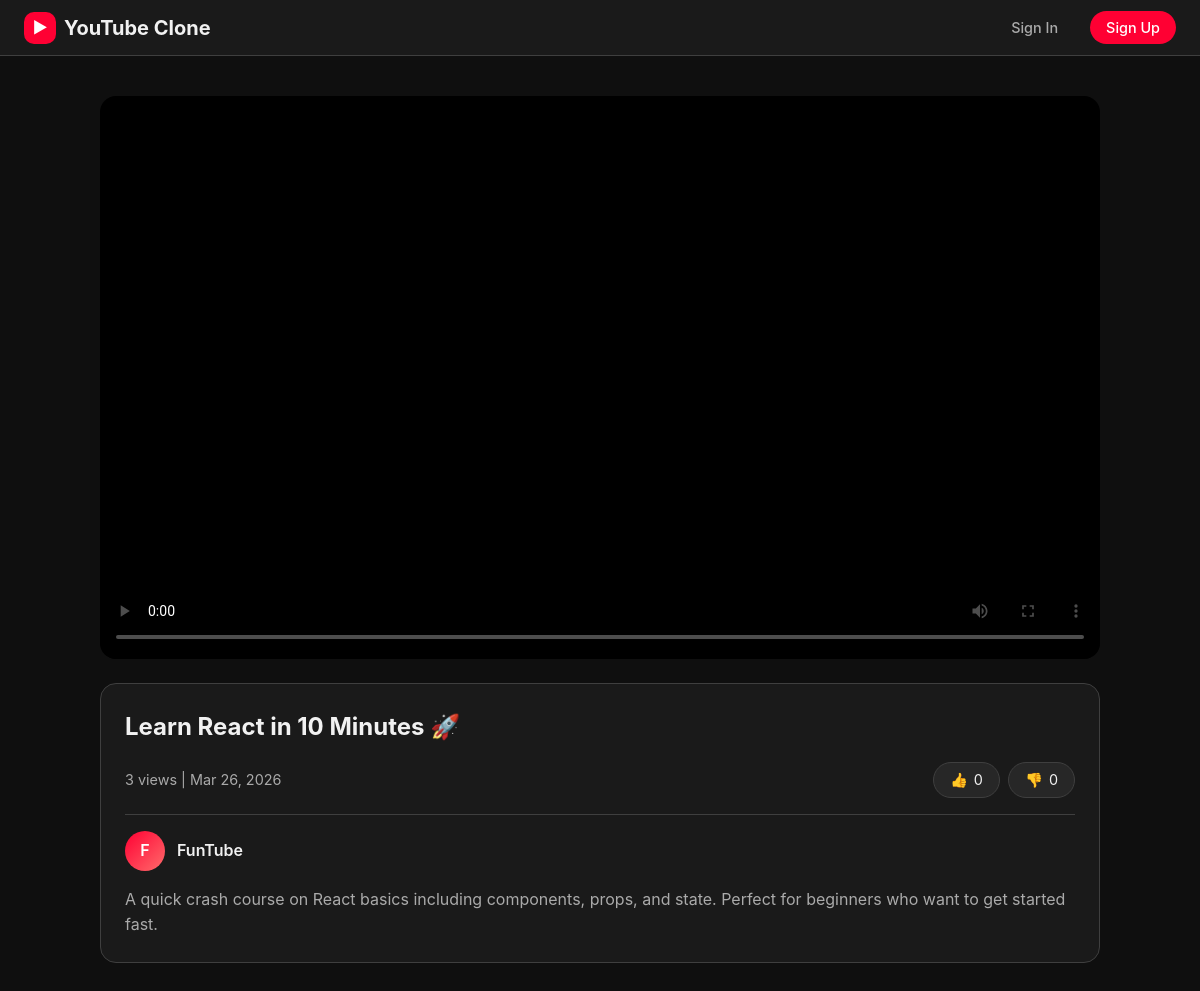
Page /6 on the committed database.
### videos/models.py (models this page shows, shortened)
class Video(models.Model):
    user = models.ForeignKey(User, on_delete=models.CASCADE, related_name="videos")
    title = models.CharField(max_length=120)
    description = models.TextField(blank=True)
    file_id = models.CharField(max_length=200)
    video_url = models.URLField(max_length=500)
    thumbnail_url = models.URLField(max_length=500, blank=True)
    views = models.PositiveIntegerField(default=0)
    likes = models.PositiveIntegerField(default=0)
    dislikes = models.PositiveIntegerField(default=0)
    created_at = models.DateTimeField(auto_now_add=True)
    updated_at = models.DateTimeField(auto_now=True)
    class Meta:
        ordering = ["-created_at"]
    @property  #video.display_thumbnail_url -> Decide which thumbnail to show
    def display_thumbnail_url(self):
        if self.thumbnail_url and "/thumbnails/" in self.thumbnail_url:
            return add_image_watermark(self.thumbnail_url, self.user.username)
        return self.generated_thumbnail_url
    @property #Convert raw video URL into a streamable format
    def streaming_url(self):
        if not self.video_url:
            return ""
        return get_streaming_url(self.video_url)
    @property #Return a compressed / optimized version of video
    def optimized_url(self):
        if not self.video_url:
            return ""
        return get_optimized_video_url(self.video_url)

### videos/views.py (the view)
# urls.py: path("<int:video_id>", views.video_detail, name="detail"),
def video_detail(request, video_id):
    video = get_object_or_404(Video.objects, id=video_id)
    video.views += 1
    video.save(update_fields=["views"])
    user_vote = None
    if request.user.is_authenticated:
        like = VideoLike.objects.filter(user=request.user, video=video).first()
        if like:
            user_vote = like.value
    return render(request, "videos/detail.html", {"video": video, "user_vote": user_vote})

### videos/imagekit_client.py (called while the page is built)
def _get_watermark_transformation(username: str):
    return (
        "l-text,",      #documentation
        f"i-{username},",
        "lfo-bottom_left,",
        "lx-10,ly-10,",
        "fs-32,",
        "co-FFFFFF,",
        "bg-00000060,",
        "pa-4_8,",
        "l-end"
    )

def get_optimized_video_url(base_url: str) -> str: #getting url for loading the video
    if "?" in base_url:
        return f"{base_url}&tr=q-50,f-auto" #optimizatiion parameter for fast loading of video, refer docs of imagekit
    return f"{base_url}?tr=q-50,f-auto"

def get_streaming_url(base_url: str) -> str:      #ABS in imagekit -> Application bitrate streaming setting
    return f"{base_url}/ik-master.m3u8?tr=sr-240_360_480_720_1080"

def add_image_watermark(
        base_url: str, username: str = None
) -> str:
    transformations = "".join(_get_watermark_transformation(username))
    return f"{base_url}?tr={transformations}"

### videos/templates/videos/detail.html (shortened to what this page needs)
{% extends 'base.html' %}
{% load static %}
{% block extra_css %}
<link rel="stylesheet" href="{% static 'css/videos.css' %}">
<link rel="stylesheet" href="{% static 'css/videoplayer.css' %}">
{% endblock %}
{% block content %}
<div class="video-player-container">
    <div class="video-player">
        <video id="video-player" controls preload="none" poster="{{ video.display_thumbnail_url }}"></video>
    </div>
    <div class="video-details">
        <h1>{{ video.title }}</h1>
        <div class="video-stats">
            <span class="video-stats-left">{{ video.views }} views | {{ video.created_at|date:"M d, Y" }}</span>
            <div class="video-actions">
                <button class="vote-btn {% if user_vote == 1 %}active{% endif %}" data-vote="like" onclick="vote({{ video.id }}, 'like')">
                    👍 <span id="like-count">{{ video.likes }}</span>
                </button>
                <button class="vote-btn {% if user_vote == -1 %}active{% endif %}" data-vote="dislike" onclick="vote({{ video.id }}, 'dislike')">
                    👎 <span id="dislike-count">{{ video.dislikes }}</span>
                </button>
            </div>
        </div>
        <div class="video-channel">
            <div class="channel-avatar">{{ video.user.username|slice:":1"}}</div>
            <a href="{% url 'videos:channel' video.user.username %}" class="channel-name">{{ video.user.username }}</a>
        </div>
        {% if video.description %}
        <p class="video-description">{{ video.description }}</p>
        {% endif %}
    </div>
</div>
{% endblock %}

### templates/base.html (shortened to what this page needs)
{% load static %} {% comment %} django uses jings template engine {% endcomment %}
<!doctype html>
<html lang="en">
  <head>
    <link rel="stylesheet" href="{% static 'css/variables.css' %}" />
    <link rel="stylesheet" href="{% static 'css/base.css' %}" />
    <link rel="stylesheet" href="{% static 'css/navbar.css' %}" />
    <link rel="stylesheet" href="{% static 'css/messages.css' %}" />
    <link rel="stylesheet" href="{% static 'css/buttons.css' %}" />
    <link rel="stylesheet" href="{% static 'css/forms.css' %}" />
    {% block extra_css %}{% endblock %}
  </head>
  <body>
    <nav class="navbar">
      <a href="/" class="navbar-brand">
        <span class="brand-icon">▶</span>
        YouTube Clone
      </a>
      <ul class="navbar-nav">
        {% if user.is_authenticated %}
        <li>
          <a href="{% url 'videos:upload' %}" class="nav-link btn-upload"
            >Upload</a
          >
        </li>
        <li><span class="nav-username">{{ user.username }}</span></li>
        <li>
          <form
            method="post"
            action="{% url 'accounts:logout' %}"
            class="logout-form"
          >
            {% csrf_token %}
            <button type="submit" class="nav-link btn-outline logout-btn">
              Logout
            </button>
          </form>
        </li>
        {% else %}
        <li>
          <a href="{% url 'accounts:login' %}" class="nav-link">Sign In</a>
        </li>
        <li>
          <a href="{% url 'accounts:register' %}" class="nav-link btn-primary"
            >Sign Up</a
          >
        </li>
        {% endif %}
      </ul>
    </nav>
    <main class="main-content">
       {% block content %}{% endblock %}
    </main>
  </body>
</html>

### static/css/variables.css (style rules this page uses)
:root { --bg-primary: #0f0f0f; --bg-secondary: #1a1a1a; --bg-tertiary: #272727; --text-primary: #f1f1f1; --text-secondary: #aaaaaa; --accent-red: #ff0033; --accent-red-hover: #cc0029; --accent-red-light: #ff6b6b; --border-color: #3f3f3f; --success-green: #2ecc71; --error-red: #e74c3c; --info-blue: #3498db; --shadow-sm: 0 1px 2px rgba(0, 0, 0, 0.3); --shadow-md: 0 4px 6px rgba(0, 0, 0, 0.3); --shadow-lg: 0 10px 15px rgba(0, 0, 0, 0.3); --radius-sm: 8px; --radius-md: 10px; --radius-lg: 16px; --radius-full: 9999px; --transition-fast: 0.15s ease; --transition-normal: 0.2s ease; --transition-slow: 0.3s ease; }

### static/css/base.css (style rules this page uses)
* { margin: 0; padding: 0; box-sizing: border-box; }
body { font-family: 'Plus Jakarta Sans', -apple-system, BlinkMacSystemFont, sans-serif; background: var(--bg-primary); color: var(--text-primary); min-height: 100vh; line-height: 1.6; }
.main-content { max-width: 1200px; margin: 0 auto; padding: 40px 24px; }

### static/css/navbar.css (style rules this page uses)
.navbar { background: var(--bg-secondary); border-bottom: 1px solid var(--border-color); padding: 0 24px; height: 56px; display: flex; align-items: center; justify-content: space-between; position: sticky; top: 0; z-index: 1000; }
.navbar-brand { display: flex; align-items: center; gap: 8px; text-decoration: none; color: var(--text-primary); font-weight: 700; font-size: 1.25rem; }
.brand-icon { display: flex; align-items: center; justify-content: center; width: 32px; height: 32px; background: var(--accent-red); color: white; border-radius: var(--radius-md); font-size: 1rem; }
.navbar-nav { display: flex; align-items: center; gap: 16px; list-style: none; }
.nav-link { color: var(--text-secondary); text-decoration: none; padding: 8px 16px; border-radius: var(--radius-full); font-weight: 500; font-size: 0.9rem; transition: all var(--transition-normal); }
.nav-link.btn-primary { background: var(--accent-red); color: white; }

### static/css/buttons.css (style rules this page uses)
.btn-primary { background: var(--accent-red); color: white; }

### static/css/videos.css (style rules this page uses)
.video-player-container { max-width: 1000px; margin: 0 auto; }
.video-player { position: relative; aspect-ratio: 16 / 9; background: #000; border-radius: var(--radius-lg); overflow: hidden; margin-bottom: 24px; }
.video-player video { width: 100%; height: 100%; object-fit: contain; }
.video-details { background: var(--bg-secondary); border-radius: var(--radius-lg); padding: 24px; border: 1px solid var(--border-color); }
.video-details h1 { font-size: 1.5rem; font-weight: 700; margin: 0 0 16px; }
.video-stats { display: flex; align-items: center; justify-content: space-between; flex-wrap: wrap; gap: 16px; padding-bottom: 16px; border-bottom: 1px solid var(--border-color); margin-bottom: 16px; }
.video-stats-left { color: var(--text-secondary); font-size: 0.9rem; }
.video-actions { display: flex; gap: 8px; }
.vote-btn { display: flex; align-items: center; gap: 6px; padding: 8px 16px; background: var(--bg-tertiary); border: 1px solid var(--border-color); border-radius: var(--radius-full); color: var(--text-primary); cursor: pointer; font-family: inherit; font-size: 0.9rem; transition: all var(--transition-normal); }
.video-channel { display: flex; align-items: center; gap: 12px; margin-bottom: 16px; }
.channel-avatar { width: 40px; height: 40px; border-radius: 50%; background: linear-gradient(135deg, var(--accent-red) 0%, var(--accent-red-light) 100%); display: flex; align-items: center; justify-content: center; color: white; font-weight: 600; text-transform: uppercase; }
.channel-name { font-weight: 600; color: var(--text-primary); text-decoration: none; }
.video-description { color: var(--text-secondary); line-height: 1.6; white-space: pre-wrap; margin: 0; }

### static/css/videoplayer.css (style rules this page uses)
.video-player { position: relative; aspect-ratio: 16 / 9; background: #000; border-radius: var(--radius-lg); overflow: hidden; margin-bottom: 24px; }
.video-player video { width: 100%; height: 100%; object-fit: contain; }

### rows in the picture
Video: title "Learn React in 10 Minutes 🚀", views "3", created_at "Mar 26, 2026", likes "0", dislikes "0", user.username "F", user.username "FunTube", description "A quick crash course on React basics including components, props, and state. Perfect for beginners who want to get started fast."
